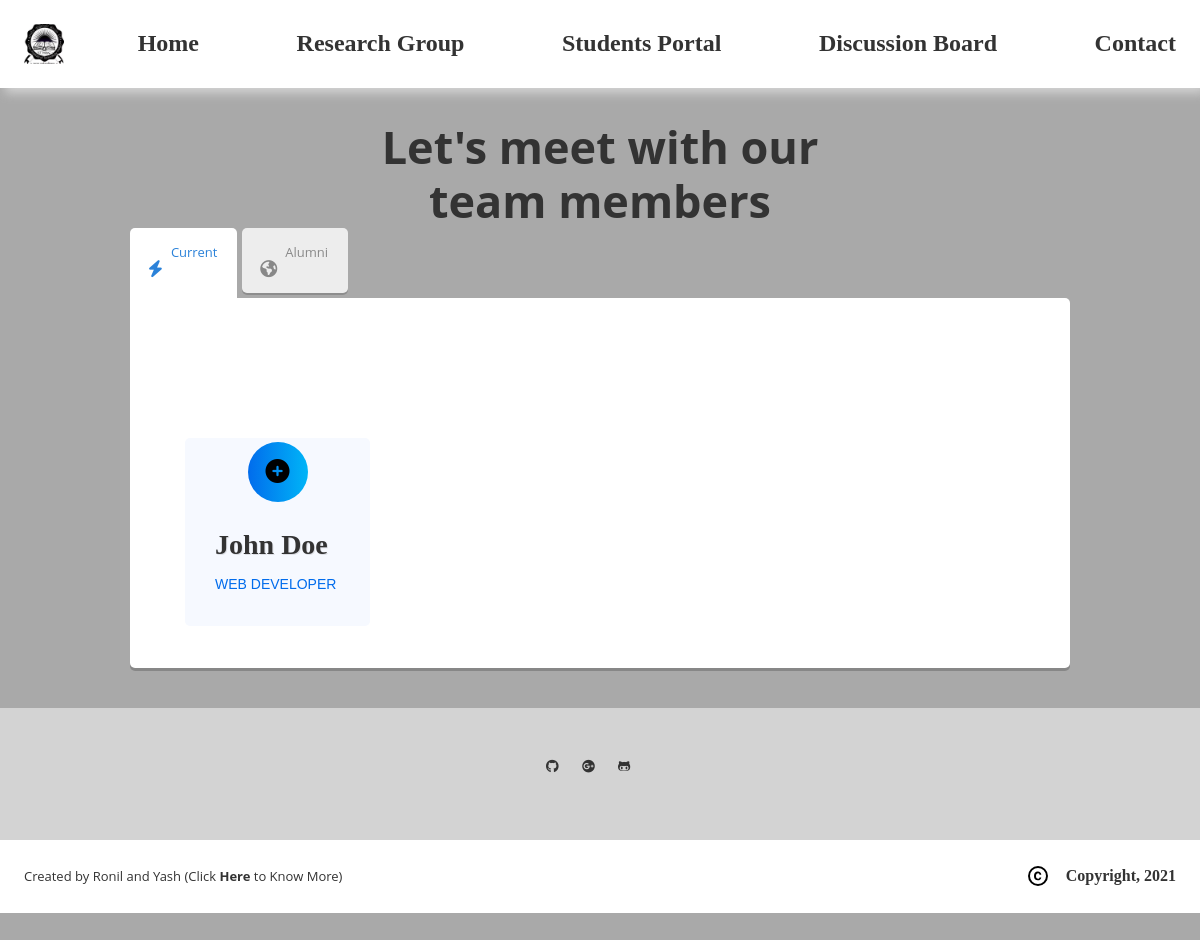
Screenshot of /research/ with the database file from the repository.
### fac/models.py (models this page shows, shortened)
class Navbar_icon(models.Model):
    ICON = models.ImageField(upload_to='images/navbar',blank=True)
    ICON_LINK = models.CharField(max_length=200,blank=True,choices=[("index","Home Page"),("mywork","My Work Section"),("aboutme","About Me Section"),("contact","Contact Me Section"),("research","Research Group Section"),("students","Students Portal Section"),("discussion","Discussion Section"),("creators","Creators Section")])

class Navbar(models.Model):
    SECTION_NAME = models.CharField(max_length=2000,blank=True)
    SECTION_LINK = models.CharField(max_length=200,blank=True,choices=[("index","Home Page"),("mywork","My Work Section"),("aboutme","About Me Section"),("contact","Contact Me Section"),("research","Research Group Section"),("students","Students Portal Section"),("discussion","Discussion Section"),("creators","Creators Section")])

class socialmediabar(models.Model):
    name = models.CharField(max_length=2000)
    icon = models.CharField(max_length=2000,blank=True)
    image = models.ImageField(upload_to='images/socialmedia',blank=True)
    icon_link = models.URLField()

### researchgroup/views.py (the view)
# urls.py: path('research/',views.research , name='research'),
def research(request):
    socialmedia_list = socialmediabar.objects.all()
    Navbar_list = Navbar.objects.all()
    Navbar_icon_list = Navbar_icon.objects.all()
    return render(request, "research-group.html",{'socialmedia':socialmedia_list,'navbar':Navbar_list,'Navbar_icon':Navbar_icon_list})

### researchgroup/templates/research-group.html (shortened to what this page needs)
<!DOCTYPE html>
{% extends 'base.html' %}
{% load static %}
{% block head %}
<link rel="stylesheet" href="{% static 'https://cdnjs.cloudflare.com/ajax/libs/font-awesome/5.11.2/css/all.min.css' %}">
	<link rel="stylesheet" href="{% static 'https://cdnjs.cloudflare.com/ajax/libs/font-awesome/5.11.2/css/fontawesome.min.css' %}">
	<link rel="stylesheet" href="{% static 'https://cdnjs.cloudflare.com/ajax/libs/twitter-bootstrap/4.4.1/css/bootstrap.css' %}">
	<link rel='stylesheet' href='{% static 'https://cdnjs.cloudflare.com/ajax/libs/font-awesome/5.13.0/css/all.min.css' %}'>
<link rel='stylesheet' href='{% static 'https://cdnjs.cloudflare.com/ajax/libs/twitter-bootstrap/4.5.0/css/bootstrap.min.css' %}'>
{% endblock head %}
{% block content %}
<div>
      <link rel="stylesheet" href="{% static 'css/card.css' %}">
      <link href="{% static 'css/research-group.css' %}" rel="stylesheet" />
      <div class="research-group-container">
        <div class="page">
          <h1>Pure CSS Tabs</h1>
          <div class="header-section">
            <div class="row justify-content-center text-center">
              <div class="col-md-8 col-lg-6">
                <div class="header-section">
                  <h2 class="title">Let's meet with our team members</h2>
                </div>
              </div>
            </div>
          </div>
          <div class="pcss3t pcss3t-effect-scale pcss3t-theme-1">
            <label for="tab1"><i class="icon-bolt"></i>Current</label>
            <label for="tab5"><i class="icon-globe"></i>Alumni</label>
            <ul>
             <li class="tab-content tab-content-first typography">
              <section class="section-team">
                <div class="container">
                  <div class="row">
                    <div class="col-sm-6 col-lg-4 col-xl-3" >
                      <div class="single-person">
                        <div class="person-image">
                          <span class="icon" >
                             <button type="button" onclick="show()" class="show1" tabindex="1"><i class="fa-solid fa-circle-plus"></i></button>
                          </span>
                        </div>
                        <div class="person-info">
                          <h3 class="full-name">John Doe</h3>
                          <span class="speciality">Web Developer</span>
                        </div>
                      </div>
                    </div>
                  </div>
                </div>
              </section>
             </li>
            </ul>
          </div>
        </div>
      </div>
    </div>
{% endblock content %}

### templates/base.html (shortened to what this page needs)
<!DOCTYPE html>
<html lang="en">
  <head>
    {% load bootstrap5%}
    {% bootstrap_css %}
    {% load static %}
    {% load bootstrap_icons %}
    {% block head %}{% endblock head %}
    <link rel="stylesheet" href="{% static 'https://stackpath.bootstrapcdn.com/font-awesome/4.7.0/css/font-awesome.min.css' %}">
    <link rel="stylesheet" href="{% static 'css/style.css' %}">
    <link href="{% static 'css/home.css' %}" rel="stylesheet" />
  </head>
  <body>
    <div data-role="Header" class="home-navbar-container">
        <div class="home-navbar">
          {%for Navbar_icon in Navbar_icon %}
          <a href="/{{Navbar_icon.ICON_LINK}}/" class="home-navlink">
            <img
              alt="image"
              src="{{Navbar_icon.ICON.url}}"
              class="home-image"
            />
          </a>
{% endfor %}
{%for Navbar in navbar %}
          <div class="home-links-container">
            <a href="/{{Navbar.SECTION_LINK}}/" class="home-link0{{Navbar.id}} Navbar-Link">
              {{Navbar.SECTION_NAME}}
            </a>
          </div>
          {%endfor%}
        </div>
      </div>
      {% block content %}{% endblock content %}
      <div class="home-footer-container">
        <div class="home-social-bar">
          {%for socialmediabar in socialmedia%}
          <a href="{{socialmediabar.icon_link}}" class="home-icon" style="size:3em"><i class="{{socialmediabar.icon}}"></i></a>
          {% endfor %}
        </div>
        <div class="home-footer">
          <div class="home-container6">
            <span>Created by Ronil and Yash (Click <a href="/creators/">
              <b>Here</b>
            </a> to Know More)</span>
          </div>
          <div class="home-copyright-container">
            <span class="Anchor">Copyright, 2021</span>
          </div>
        </div>
      </div>
  </body>
  </html>

### static/css/style.css (style rules this page uses)
:root { --dl-color-gray-500: #595959; --dl-color-gray-700: #999999; --dl-color-gray-800: #cbcbcbff; --dl-color-gray-900: #D9D9D9; --dl-color-danger-300: #A22020; --dl-color-danger-500: #BF2626; --dl-color-danger-700: #E14747; --dl-color-gray-black: #000000; --dl-color-gray-white: #FFFFFF; --dl-space-space-unit: 8px; --dl-color-primary-100: #003EB3; --dl-color-primary-300: #0074F0; --dl-color-primary-500: #14A9FF; --dl-color-primary-700: #85DCFF; --dl-color-success-300: #199033; --dl-color-success-500: #32A94C; --dl-color-success-700: #4CC366; --dl-radius-radius-round: 50%; --dl-size-size-maxcontent: 1414px; --dl-space-space-halfunit: 4px; --dl-space-space-tenunits: 80px; --dl-radius-radius-radius2: 2px; --dl-radius-radius-radius4: 4px; --dl-radius-radius-radius8: 8px; --dl-space-space-fiveunits: 40px; --dl-space-space-fourunits: 32px; --dl-space-space-doubleunit: 16px; --dl-space-space-tripleunit: 24px; }
.Anchor { font-size: 16px; font-family: Overpass; font-weight: 700; line-height: 1.55; text-transform: capitalize; text-decoration: none; }
.Navbar-Link { font-size: 24px; font-family: Overpass; font-weight: 700; line-height: 1.55; text-transform: none; text-decoration: none; }

### static/css/home.css (style rules this page uses)
.home-navbar-container { width: 100%; display: flex; z-index: 100; position: fixed; box-shadow: 5px 5px 10px 0px #d4d4d4; align-items: center; flex-direction: column; justify-content: center; background-color: var(--dl-color-gray-white); }
.home-navbar { width: 100%; display: flex; max-width: var(--dl-size-size-maxcontent); align-items: center; padding-top: var(--dl-space-space-tripleunit); padding-left: var(--dl-space-space-tripleunit); padding-right: var(--dl-space-space-tripleunit); flex-direction: row; padding-bottom: var(--dl-space-space-tripleunit); justify-content: space-between; }
.home-navlink { display: contents; }
.home-image { width: 40px; height: 40px; object-fit: cover; text-decoration: none; }
.home-links-container { display: flex; align-items: flex-start; flex-direction: row; }
.home-link01 { margin-right: var(--dl-space-space-tripleunit); text-decoration: none; }
.home-link02 { margin-right: var(--dl-space-space-tripleunit); text-decoration: none; }
.home-link03 { margin-right: var(--dl-space-space-tripleunit); text-decoration: none; }
.home-link04 { margin-right: var(--dl-space-space-tripleunit); text-decoration: none; }
.home-link05 { text-decoration: none; }
.home-icon { width: 36px; height: 36px; }
.home-footer-container { width: 100%; display: flex; align-items: center; flex-direction: column; justify-content: center; background-color: var(--dl-color-gray-white); }
.home-social-bar { width: 100%; display: flex; padding: 48px; justify-content: center; background-color: lightgray; }
.home-footer { width: 100%; display: flex; max-width: var(--dl-size-size-maxcontent); align-items: center; padding-top: var(--dl-space-space-tripleunit); padding-left: var(--dl-space-space-tripleunit); padding-right: var(--dl-space-space-tripleunit); flex-direction: row; padding-bottom: var(--dl-space-space-tripleunit); justify-content: space-between; }
.home-container6 { flex: 0 0 auto; width: auto; height: auto; display: flex; align-items: space-between; flex-direction: column; }
.home-copyright-container { display: flex; align-items: center; flex-direction: row; }
.home-icon16 { width: 24px; height: 24px; margin-right: var(--dl-space-space-doubleunit); }

### researchgroup/static/css/card.css (style rules this page uses)
body { font-family: "Baloo 2", cursive; font-size: 16px; color: #ffffff; text-rendering: optimizeLegibility; font-weight: initial; }
a, a:hover { text-decoration: none; transition: color 0.3s ease-in-out; }

### templates/base.html (style rules this page uses)
html { line-height: 1.15; }
body { margin: 0; }
* { box-sizing: border-box; border-width: 0; border-style: solid; }
p,li,ul,pre,div,h1,h2,h3,h4,h5,h6,figure,blockquote,figcaption { margin: 0; padding: 0; }
button { background-color: transparent; }
button,input,optgroup,select,textarea { font-family: inherit; font-size: 100%; line-height: 1.15; margin: 0; }
button,select { text-transform: none; }
button,[type="button"],[type="reset"],[type="submit"] { -webkit-appearance: button; }
a { color: inherit; text-decoration: inherit; }
img { display: block; }
html { scroll-behavior: smooth }
html { font-family: Arial; font-size: 16px; }
body { font-weight: 400; font-style:normal; text-decoration: none; text-transform: none; letter-spacing: normal; line-height: 1.55; color: var(--dl-color-gray-black); background-color: var(--dl-color-gray-white); }

### rows the page displays
Navbar_icon: ICON (picture)
Navbar: SECTION_NAME "Home"
Navbar: SECTION_NAME "Research Group"
Navbar: SECTION_NAME "Students Portal"
Navbar: SECTION_NAME "Discussion Board"
Navbar: SECTION_NAME "Contact"
